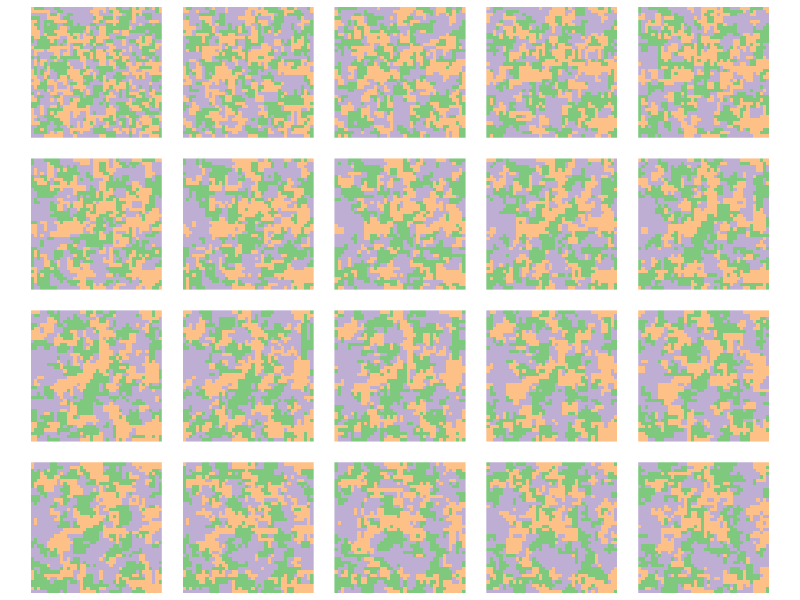

The R script that drew this image:
## ---- chunk 1
library(dplyr)
library(tidyr)
library(pracma)
library(data.table)
library(ggplot2)
## ---- chunk 2
#| code-fold: true
# random neighbour offset
random_offset <- function() {
  c(1, 0, -1, 0, 0, 1, 0, -1)[0:1 + sample(c(1, 3, 5, 7), 1)]
}

# get a random cell in a matrix
random_cell <- function(m) {
  c(sample(seq_len(nrow(m)), 1), sample(seq_len(ncol(m)), 1))
}

# make nr * nc random local updates
generation <- function(m) {
  nr <- nrow(m)
  nc <- ncol(m)
  random_coords <- replicate(nc * nr, random_cell(m))
  random_offsets <- replicate(nc * nr, random_offset())
  for (i in 1:(nr * nc)) {
    coords <- random_coords[, i]
    offset <- random_offsets[, i]
    nbr <- ((coords + offset - 1) %% c(nr, nc)) + 1
    m[coords[1], coords[2]] <- m[nbr[1], nbr[2]]
  }
  return(m)
}

# return a wrapped version of matrix m
wrap_matrix <- function(m, dx, dy) {
  m2 <- pracma::repmat(m, 3, 3)
  m2[seq_len(nrow(m)) + nrow(m) - dy, 
     seq_len(ncol(m)) + ncol(m) - dx]
}

# initialise random matrix
init_state <- function(s, nr, nc) {
  matrix(sample(s, nr * nc, replace = TRUE),
         ncol = nc, nrow = nr)
}

voter_model <- function(states = 1:2, ncol = 20, nrow = 20, 
                        t_max = 20, seed = NULL) {
  set.seed(seed)
  result <- array(0, dim = c(nrow, ncol, t_max))
  result[, , 1] <- init_state(states, nrow, ncol)
  for (gen in 2:t_max) {
    result[, , gen] <- generation(result[, , gen - 1])
  }
  result
}
## ---- chunk 3
num_states <- 3
width <- 40
height <- 40
time_steps <- 100

vma_df <- voter_model(1:num_states, ncol = width, nrow = height, 
                      t_max = time_steps) %>%
  as.data.table() %>%
  as_tibble() %>%
  rename(x = V1, y = V2, t = V3, num = value) %>%
  mutate(state = as.factor(num))
## ---- chunk 4
ggplot(vma_df %>% filter(t %in% 2:21)) + 
  geom_raster(aes(x = x, y = y, fill = state), show.legend = FALSE) + 
  scale_fill_brewer(palette = "Accent") +
  coord_equal() +
  facet_wrap( ~ t, ncol = 5) +
  theme_void() + 
  theme(strip.background = element_blank(),
        strip.text.x = element_blank())
## ---- chunk 5
library(gganimate)

anim <- ggplot(vma_df) + 
  geom_raster(aes(x = x, y = y, fill = state), show.legend = FALSE) + 
  scale_fill_brewer(palette = "Accent") +
  coord_equal() +
  transition_manual(t) + 
  labs(title = "Step: {frame}") +
  theme_void()
        
animate(anim, nframes = 100, fps = 4)
## ---- chunk 6
#| code-fold: true
# License (MIT)
#
# Copyright (c) 2023 David O'Sullivan
#
# Permission is hereby granted, free of charge, to any person
# obtaining a copy of this software and associated documentation
# files (the "Software"), to deal in the Software without restriction,
# including without limitation the rights to use, copy, modify, merge,
# publish, distribute, sublicense, and/or sell copies of the Software,
# and to  permit persons to whom the Software is furnished to do so,
# subject to the following conditions:
#
# The above copyright notice and this permission notice shall be included
# in all copies or substantial portions of the Software.
#
# THE SOFTWARE IS PROVIDED "AS IS", WITHOUT WARRANTY OF ANY KIND, EXPRESS
# OR IMPLIED, INCLUDING BUT NOT LIMITED TO THE WARRANTIES OF MERCHANTABILITY,
# FITNESS FOR A PARTICULAR PURPOSE AND NONINFRINGEMENT. IN NO EVENT SHALL
# THE AUTHORS OR COPYRIGHT HOLDERS BE LIABLE FOR ANY CLAIM, DAMAGES OR OTHER
# LIABILITY, WHETHER IN AN ACTION OF CONTRACT, TORT OR OTHERWISE, ARISING
# FROM, OUT OF OR IN CONNECTION WITH THE SOFTWARE OR THE USE OR OTHER
# DEALINGS IN THE SOFTWARE.
